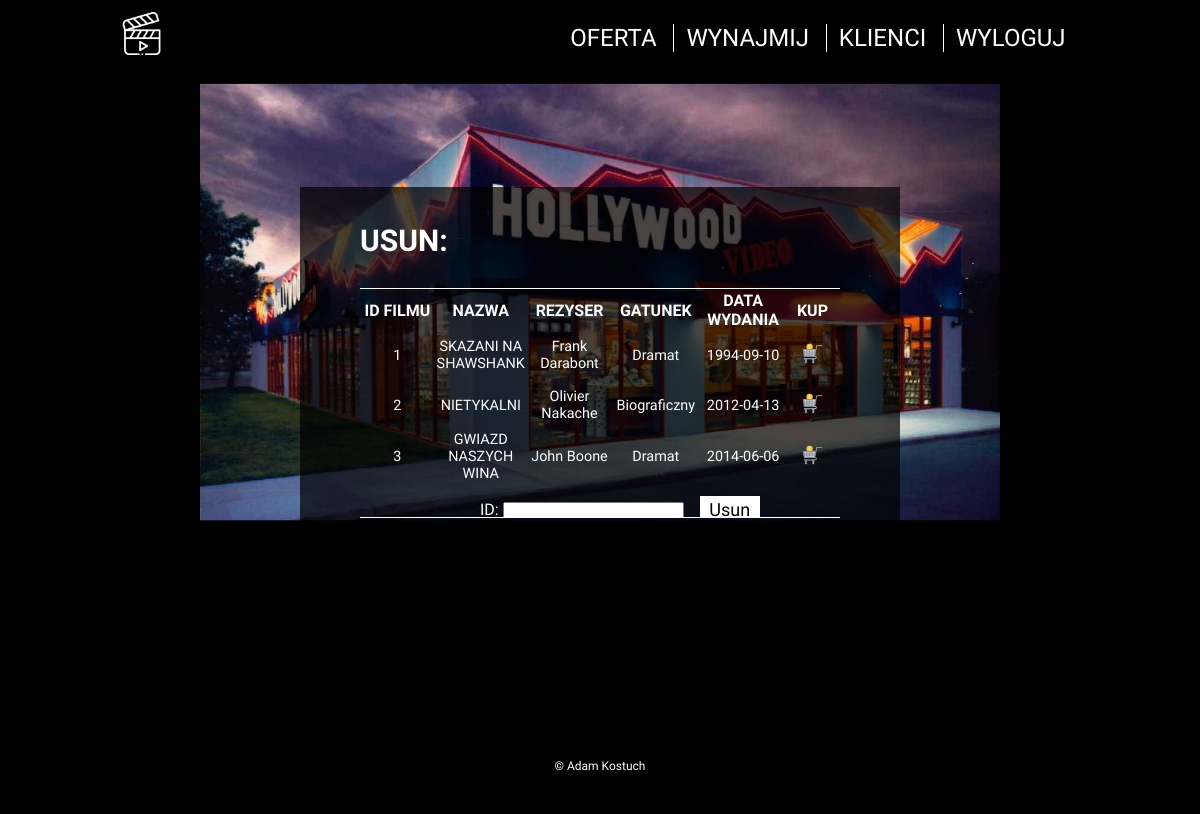
Screenshot of /usun.php (signed in) with the database file from the repository.
### tables this page shows
CREATE TABLE `filmy` (
  `id_filmu` int(255) NOT NULL,
  `nazwa` varchar(255) NOT NULL,
  `rezyser` varchar(255) NOT NULL,
  `gatunek` varchar(255) NOT NULL,
  `data_wydania` date NOT NULL
);

### usun.php (the view, shortened to what this page needs)
<!doctype HTML>
<html lang="PL-pl">
  <head>
		<link rel="stylesheet" href="style.css">
	</head>
    <body>
    <header id="dodaj">
		<nav>
			<div id="logo"><a href="index.php"><img src="img/logo.png" alt="logo"></a></div>
			<div id="links">
				<ul>
					<?php if(empty($_SESSION['uzytkownik'])){ ?>
						<li><a href="rejestracja.php">Zarejestruj</a></li>
						<li><a href="zaloguj.php">Zaloguj</a></li>
					<?php } else{ ?>
						<li><a href="wyloguj.php">Wyloguj</a></li>
					<?php } if((!empty($_SESSION['rola'])) && ($_SESSION['rola'] == 'administrator')){ ?>
						<li><a href="klienci.php">Klienci</a></li>
						<li><a href="kup.php">Wynajmij</a></li>
					<?php } elseif((!empty($_SESSION['rola'])) && ($_SESSION['rola'] == 'uzytkownik')){	?>
						<li><a href="kup.php">Wynajmij</a></li>
					<?php } ?>
						<li style="border:none;"><a href="index.php?id=oferta#oferta">Oferta</a></li>
				</ul>
			</div>
		</nav>
		<div id="form4" style="top: 23%;">
			<h1 style="float: left;">USUN:</h1>
			<div id="offer_table"">
				<?php
					$polaczenie = new mysqli('localhost', 'root', '' ,'wypozyczalnia_filmow');
					if($polaczenie -> connect_error){
						die("Connection failed: ".$polaczenie->connect_error);
					} else{
						$polaczenie -> select_db("wypozyczalnia_filmow");
						if((empty($_SESSION['rola'])) || ($_SESSION['rola'] == 'uzytkownik')){
                            echo "<h2 style='text-align: center; margin-top: 6vw;'>wstep nieautoryzowany</h2>";
                        } else{
                            if(!isset($_POST['wyszukaj'])){
                                $pytanie="SELECT * FROM filmy ORDER BY id_filmu";
                                $wynik = $polaczenie -> query($pytanie);
                                $ile_znalezionych = $wynik -> num_rows;
                                echo "<table><tr><th>ID FILMU</th><th>NAZWA</th><th>REZYSER</th><th>GATUNEK</th><th>DATA WYDANIA</th><th>KUP</th></tr>";
                                for($i = 0; $i < $ile_znalezionych; $i++){
                                    $wiersz = $wynik -> fetch_row();
                                    echo "<tr><td>".$wiersz[0]."</td><td>".$wiersz[1]."</td><td>".$wiersz[2]."</td><td>".$wiersz[3]."</td><td>".$wiersz[4]."</td><td style='width: 6vw;'><a style='font-size: 0;' href='kup.png'><img src='img/pay.png' width='40%;'></a></td></tr>";
                                }
                                echo "</table>";
                            }
                            ?>
	                        <form method='post'>
                                <div id="edit_offers">
                                    ID: <input type="text" name="id_filmu">
                                    <button type='submit' name='usun' value='usun'>Usun</button>
                                </div>
                            </form>
                            <?php
                        }
				?>
			</div>
		</div>
	</header>
	<footer> &copy; Adam Kostuch </footer>
  </body>
</html>
<?php } $polaczenie -> close(); ?>

### style.css (style rules this page uses)
* { margin: 0 auto; padding: 0; }
body { color: white; font-family: 'Squada One', cursive; width: 100vw; background-color: black; overflow: hidden; }
header { width: 100vw; height: 100vh; background-image: url("img/bg.png"); background-size: 100%; background-position: 0vw -5vw; background-repeat: no-repeat; }
nav { width: 80vw; height: 10vh; padding-top: 1vw; }
div#logo { width: 10%; float: left; }
div#logo > a > img { width: 45%; height: 45%; }
div#links { width: 80%; float: right; padding-top: 1vw; }
ul { list-style-type: none; width: 100%; }
li { float: right; border-left: .05vw solid white; padding: 0 1vw; margin: 0 .2vw; }
a { color: white; text-transform: uppercase; text-decoration: none; font-size: 2vw; text-align: center; }
div#form4 { position: absolute; top: 123%; left: 25%; width: 50vw; height: 55vh; background: rgba(0, 0, 0, .7); }
div#form > h1, div#form2 > h1, div#form3 > h1, div#form4 > h1 { margin: 3vw 0 1vw 5vw; font-size: 2.5vw; }
td { font-size: 1.2vw; }
button { border: none; background: white; font-family: 'Squada One', cursive; color: black; padding: .2vw; min-width: 5vw; font-size: 1.5vw; margin: 1vw; }
#offer_table { overflow-y: scroll; position: absolute; top: 23%; left: 10%; height: 19vw; width: 40vw; border-top: white 0.1vw solid; border-bottom: white 0.1vw solid; }
div#offer_table table tr td { text-align: center; width: 8vw; height: 4vw; }
#edit_offers { position: sticky; bottom: 0%; left: 100%; width: 30vw; }
footer { color: white; position: sticky; left: 0; bottom: 5%; width: 100vw; clear: both; font-size: 1vw; text-align: center; }

### rows the page displays
filmy: id_filmu "1", nazwa "SKAZANI NA SHAWSHANK", rezyser "Frank Darabont", gatunek "Dramat", data_wydania "1994-09-10"
filmy: id_filmu "2", nazwa "NIETYKALNI", rezyser "Olivier Nakache", gatunek "Biograficzny", data_wydania "2012-04-13"
filmy: id_filmu "3", nazwa "GWIAZD NASZYCH WINA", rezyser "John Boone", gatunek "Dramat", data_wydania "2014-06-06"
